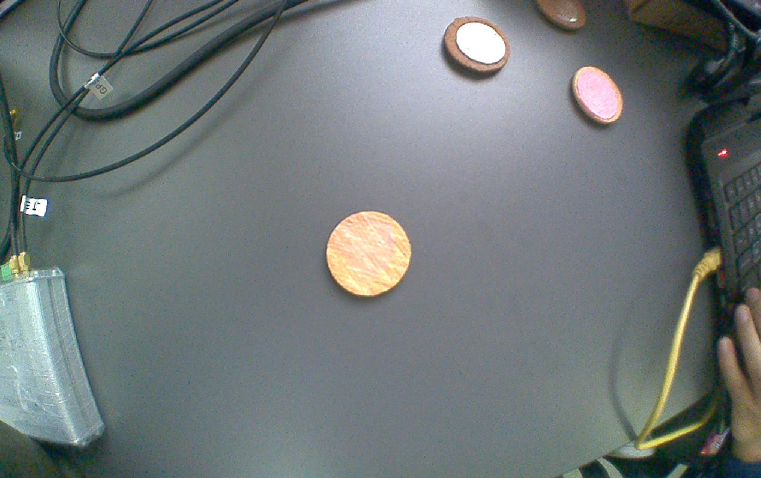
#> input picture images/rellena_not_filled_close_2.png, 1522 x 955 px (shown at 1/2 size)
$ python test.py
#> lines starting #> are read from the running program, lines starting #| are printed output that depends on the picture; after the words box and inside, x2 and y2 are one past the last pixel; in counts of white or black regions, pixels touching at a corner belong together
### roi.py
import numpy as np
import cv2 as cv
class ROI():
    def __init__(self,start_point, length, width):
        self.start_point = start_point
        self.length = length
        self.width = width

        self.roi_size = length*width

        self.vertices = np.array([start_point,[start_point[0]+length,start_point[1]],
                                [start_point[0]+length,start_point[1]+width], [start_point[0],start_point[1]+width]])


    def set_image(self, img):
        self.img = img
        self.roi_img = img[self.start_point[1]:self.start_point[1]+self.width,
                        self.start_point[0]:self.start_point[0]+self.length]

        hsv = cv.cvtColor(self.roi_img, cv.COLOR_BGR2HSV)
        roi_h = hsv[:,:,0]
        roi_s = hsv[:,:,1]
        roi_v = hsv[:,:,2]

        self.analyzed_layer = roi_s

    def define_background(self):
        self.background_size = cv.countNonZero(self.analyzed_layer)
        self.background_percentage = (self.background_size/self.roi_size)*100
        self.cookie_size = self.roi_size - self.background_size

    def draw(self, alpha=0.6):
        overlay = self.img.copy()
        # Quadrilateral perimeter
        cv.polylines(overlay, [self.vertices], isClosed=True, color=(0,0,255), thickness=3)
        new_img = cv.addWeighted(overlay, alpha, self.img, 1 - alpha, 0)
        return new_img

    def filter(self,window_size):
        self.analyzed_layer = cv.GaussianBlur(self.analyzed_layer, (window_size, window_size), 0)
        return self.analyzed_layer

    def filter_median(self, window_size):
        self.analyzed_layer = cv.medianBlur(self.analyzed_layer, window_size)
        return self.analyzed_layer

    def thresh(self, th=125, invert=0):
        ret, self.analyzed_layer = cv.threshold(self.analyzed_layer, th, 255, cv.THRESH_BINARY)
        if invert:
            self.analyzed_layer = 255-self.analyzed_layer
        return self.analyzed_layer

    def get_histogram(self):
        histogram = cv.calcHist([self.analyzed_layer], [0], None, [256], [0, 256])
        return histogram

    # Morphological Image processing
    def erode(self,window_size):
        self.analyzed_layer = cv.erode(self.analyzed_layer,np.ones((window_size,window_size)))
        return self.analyzed_layer

    def dilate(self,window_size):
        self.analyzed_layer = cv.dilate(self.analyzed_layer,np.ones((window_size,window_size)))
        return self.analyzed_layer


    def detect_filling(self):

        white_count = cv.countNonZero(self.analyzed_layer)

        white_percentage = (white_count/self.roi_size)*100

        black_percentage = 100 - white_percentage
        # print(white_count, self.roi_size, black_percentage)
        # Here we define a parameter
        #           PARAMETER
        self.cookie = black_percentage > 2.5

        if self.cookie:
            filling_size = white_count - self.background_size
            self.filling_percentage = (filling_size/self.cookie_size)*100
        else:
            self.filling_percentage = 0


    def draw_text(self, img, text,
            font=cv.FONT_HERSHEY_SIMPLEX,
            pos=(0, 0),
            font_scale=1,
            font_thickness=2,
            text_color=(0, 255, 0),
            text_color_bg=(0, 0, 0)
            ):

        x, y = pos
        text_size, _ = cv.getTextSize(text, font, font_scale, font_thickness)
        text_w, text_h = text_size
        cv.rectangle(img, pos, (x + text_w, y + text_h), text_color_bg, -1)
        cv.putText(img, text, (x, y + text_h + font_scale - 1), font, font_scale, text_color, font_thickness)

        return text_size

    def show_results(self):
        text = f'Cookie: {self.cookie} Percentage: {np.round(self.filling_percentage,2)}%'

        self.draw_text(self.img, text, text_color=(0, 0, 255))


### test.py
import cv2 as cv
from roi import ROI

def run_detection_percent(img):
    roi.set_image(img)
    # # Filtering ROI with gaussian
    # roi.filter(5)
    roi.filter_median(7)

    # hist = roi.get_histogram()

    roi.thresh(80,invert=1)

    # # Opening and closing
    # op_close_window = 3
    # roi.dilate(op_close_window)
    # roi.erode(op_close_window)

    roi.detect_filling()

    roi.show_results()

    final_image = roi.draw(0.9)
    analyzed= roi.analyzed_layer
    return analyzed,final_image


# img = cv.imread('images/casino_menta_filled_close.png')
img = cv.imread('images/rellena_not_filled_close_2.png')
#> img is the input picture: shape (955, 1522, 3); mean B, G, R 120.3, 119.8, 112.1
# img = cv.imread('images/rellena_not_filled_close.png')

gray = cv.cvtColor(img, cv.COLOR_BGR2GRAY)
hsv = cv.cvtColor(img, cv.COLOR_BGR2HSV)
#> hsv: shape (955, 1522, 3); mean H, S, V 90.6, 40.7, 125.7
h = hsv[:,:,0]
s = hsv[:,:,1]
v = hsv[:,:,2]

# ROI
start = [550,200]
roi = ROI(start, 340, 450)

roi.set_image(img)
#> in set_image, `hsv = cv.cvtColor(self.roi_img, cv.COLOR_BGR2HSV)`: hsv: shape (450, 340, 3); mean H, S, V 94.4, 28.5, 156.9


roi.filter_median(7)

# hist = roi.get_histogram()

roi.thresh(50,invert=1)
#> in thresh, `ret, self.analyzed_layer = cv.threshold(self.analyzed_layer, th, 255, ..`:
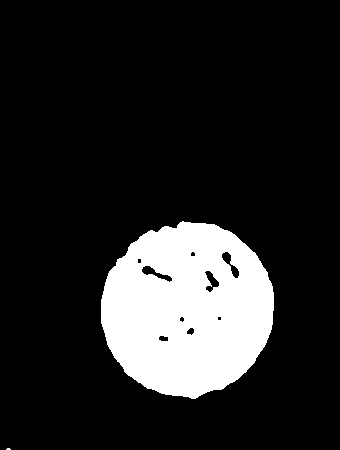
#> self.analyzed_layer: shape (450, 340); 15.1% white; 2 white regions (1 under 20 px), largest, box (x1, y1, x2, y2) and area: (101, 221, 274, 399) 23065
#> in thresh, `ret, self.analyzed_layer = cv.threshold(self.analyzed_layer, th, 255, ..`: ret = 50


# Opening and closing
roi.dilate(7)
#> in dilate, `self.analyzed_layer = cv.dilate(self.analyzed_layer,np.ones((window_si..`:
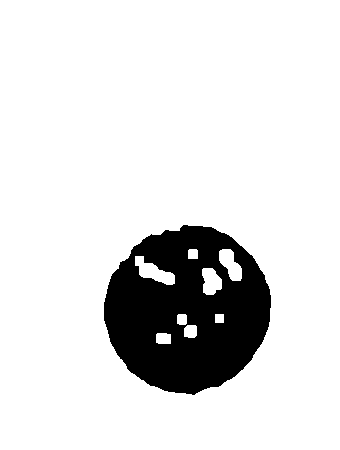
#> self.analyzed_layer: shape (450, 340); 87.2% white; 1 black region, box (x1, y1, x2, y2) and area: (104, 225, 271, 395) 19538
roi.erode(7)
#> in erode, `self.analyzed_layer = cv.erode(self.analyzed_layer,np.ones((window_siz..`: self.analyzed_layer: shape (450, 340); 85% white; 1 black region, box (x1, y1, x2, y2) and area: (101, 222, 274, 398) 23021

# # Detecting circles
# roi.get_circles()

# roi.draw_circles()

# define background

roi.define_background()
#> in define_background, `self.background_size = cv.countNonZero(self.analyzed_layer)`: self.background_size = 129979
#> in define_background, `self.background_percentage = (self.background_size/self.roi_size)*100`: self.background_percentage = 84.95
#> in define_background, `self.cookie_size = self.roi_size - self.background_size`: self.cookie_size = 23021

cv.imshow('predefined image',roi.analyzed_layer)


img = cv.imread('images/rellena_partially_filled_close.png')
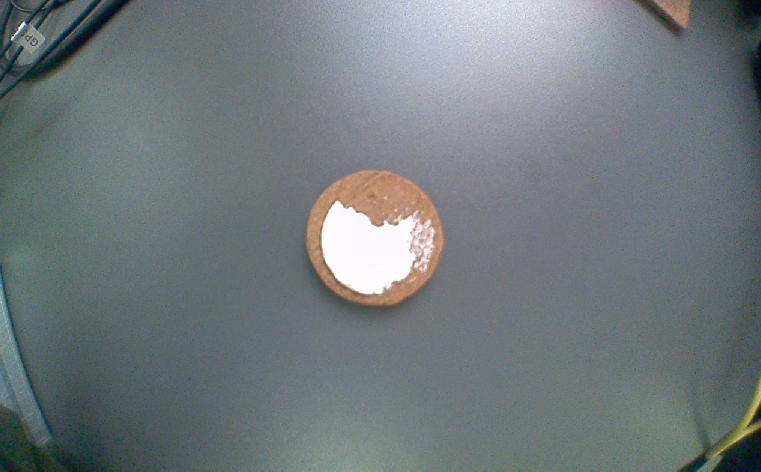
#> input picture images/rellena_partially_filled_close.png, 1522 x 943 px (shown at 1/2 size)
#> img is the input picture: shape (943, 1522, 3); mean B, G, R 124.1, 121.3, 113.2


analyzed, final_image =run_detection_percent(img)
#> in set_image (call 2), `hsv = cv.cvtColor(self.roi_img, cv.COLOR_BGR2HSV)`: hsv: shape (450, 340, 3); mean H, S, V 89.6, 34.6, 161.3
#> in set_image (call 2), `roi_s = hsv[:,:,1]`:
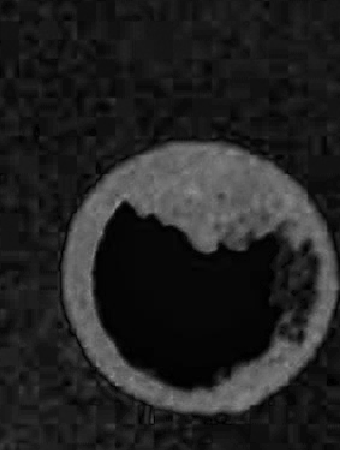
#> roi_s: shape (450, 340); min 0, max 143, mean 34.6
#> in set_image (call 2), `roi_v = hsv[:,:,2]`:
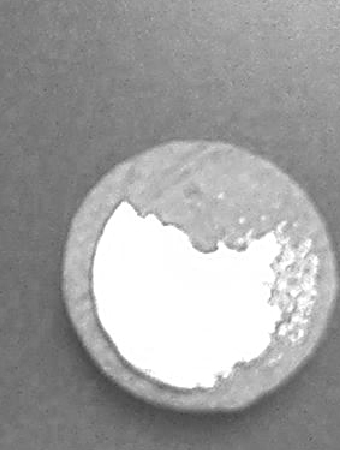
#> roi_v: shape (450, 340); min 65, max 255, mean 161.3
#> call 2 of thresh, with th = 80, invert = 1
#> in thresh (call 2), `ret, self.analyzed_layer = cv.threshold(self.analyzed_layer, th, 255, ..`:
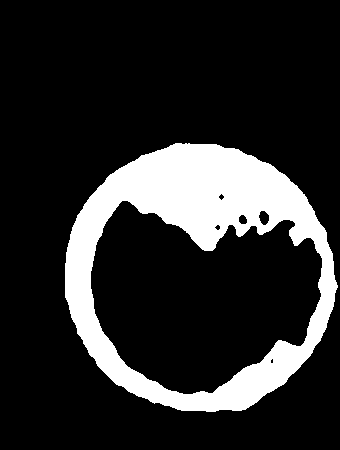
#> self.analyzed_layer: shape (450, 340); 17% white; 1 white region, box (x1, y1, x2, y2) and area: (65, 143, 338, 412) 25982
#> in thresh (call 2), `ret, self.analyzed_layer = cv.threshold(self.analyzed_layer, th, 255, ..`: ret = 80
#> in detect_filling, `white_count = cv.countNonZero(self.analyzed_layer)`: white_count = 127018
#> in detect_filling, `white_percentage = (white_count/self.roi_size)*100`: white_percentage = 83.02
#> in detect_filling, `black_percentage = 100 - white_percentage`: black_percentage = 16.98
#> in detect_filling, `self.cookie = black_percentage > 2.5`: self.cookie = True
#> in detect_filling, `filling_size = white_count - self.background_size`: filling_size = -2961
#> in detect_filling, `self.filling_percentage = (filling_size/self.cookie_size)*100`: self.filling_percentage = -12.86
#> in show_results, `text = f'Cookie: {self.cookie} Percentage: {np.round(self.filling_perc..`: text = 'Cookie: True Percentage: -12.86%'
#> in draw, `cv.polylines(overlay, [self.vertices], isClosed=True, color=(0,0,255),..`:
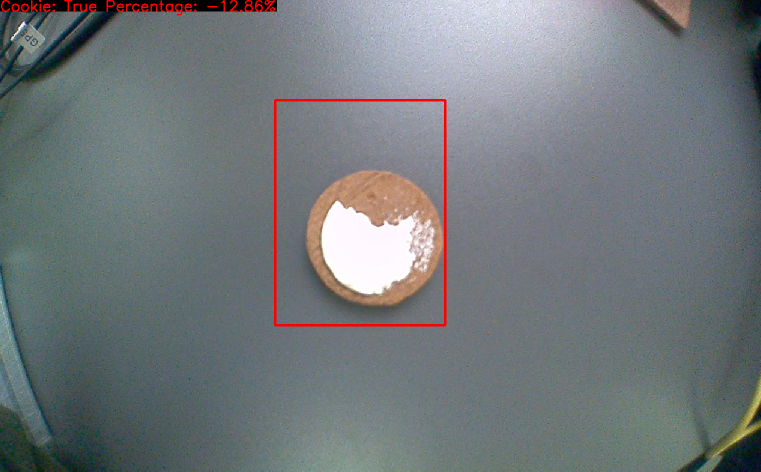
#> overlay: shape (943, 1522, 3) (shown at 1/2 size); mean B, G, R 122.5, 119.8, 113.8


# [5 lines of commented-out code are left out]
cv.imshow('ROI image',analyzed)
cv.imshow('Test image',final_image)
cv.waitKey(0)
cv.destroyAllWindows()
